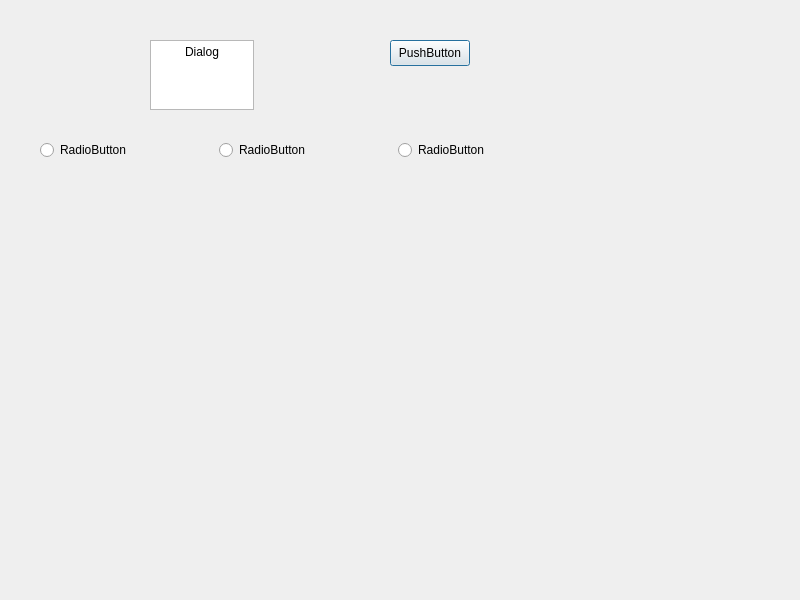
<?xml version="1.0" encoding="UTF-8"?>
<ui version="4.0">
 <class>QWDialog</class>
 <widget class="QDialog" name="QWDialog">
  <property name="geometry">
   <rect>
    <x>0</x>
    <y>0</y>
    <width>800</width>
    <height>600</height>
   </rect>
  </property>
  <property name="windowTitle">
   <string>QWDialog</string>
  </property>
  <widget class="QTextEdit" name="textEdit">
   <property name="geometry">
    <rect>
     <x>150</x>
     <y>40</y>
     <width>104</width>
     <height>70</height>
    </rect>
   </property>
   <property name="html">
    <string>&lt;!DOCTYPE HTML PUBLIC &quot;-//W3C//DTD HTML 4.0//EN&quot; &quot;http://www.w3.org/TR/REC-html40/strict.dtd&quot;&gt;
&lt;html&gt;&lt;head&gt;&lt;meta name=&quot;qrichtext&quot; content=&quot;1&quot; /&gt;&lt;style type=&quot;text/css&quot;&gt;
p, li { white-space: pre-wrap; }
&lt;/style&gt;&lt;/head&gt;&lt;body style=&quot; font-family:'Sans Serif'; font-size:9pt; font-weight:400; font-style:normal;&quot;&gt;
&lt;p align=&quot;center&quot; style=&quot; margin-top:0px; margin-bottom:0px; margin-left:0px; margin-right:0px; -qt-block-indent:0; text-indent:0px;&quot;&gt;&lt;span style=&quot; font-family:'Sans Serif';&quot;&gt;Dialog&lt;/span&gt;&lt;/p&gt;&lt;/body&gt;&lt;/html&gt;</string>
   </property>
  </widget>
  <widget class="QPushButton" name="pushButton">
   <property name="geometry">
    <rect>
     <x>390</x>
     <y>40</y>
     <width>80</width>
     <height>26</height>
    </rect>
   </property>
   <property name="text">
    <string>PushButton</string>
   </property>
  </widget>
  <widget class="QWidget" name="horizontalLayoutWidget">
   <property name="geometry">
    <rect>
     <x>40</x>
     <y>110</y>
     <width>531</width>
     <height>80</height>
    </rect>
   </property>
   <layout class="QHBoxLayout" name="horizontalLayout">
    <item>
     <widget class="QRadioButton" name="radioButton_3">
      <property name="text">
       <string>RadioButton</string>
      </property>
     </widget>
    </item>
    <item>
     <widget class="QRadioButton" name="radioButton_2">
      <property name="text">
       <string>RadioButton</string>
      </property>
     </widget>
    </item>
    <item>
     <widget class="QRadioButton" name="radioButton">
      <property name="text">
       <string>RadioButton</string>
      </property>
     </widget>
    </item>
   </layout>
  </widget>
 </widget>
 <resources/>
 <connections/>
</ui>
